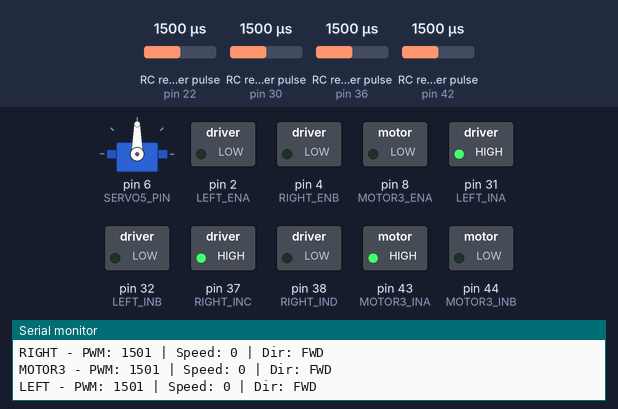
Recording of a sketch running on a simulated Arduino Mega 2560, built with avr-gcc and run on an emulated ATmega2560. On the bench: servo, switched loads named in the sketch (green lamp = pin HIGH), the last lines printed to the serial monitor. Wiring (inferred from the names in the program): 4 × RC receiver channel: data pin 22 / data pin 30 / data pin 36 / data pin 42. The inputs (shaded band) are chosen by the test bench; at power-on: RC receiver pulse (sensors on pin 42, pin 22, pin 30, pin 36) 1500 µs.

Above: at 1.2 s.
1.3 s: RC receiver pulse (sensor on pin 42) set to 1250 µs
At 4.1 s:
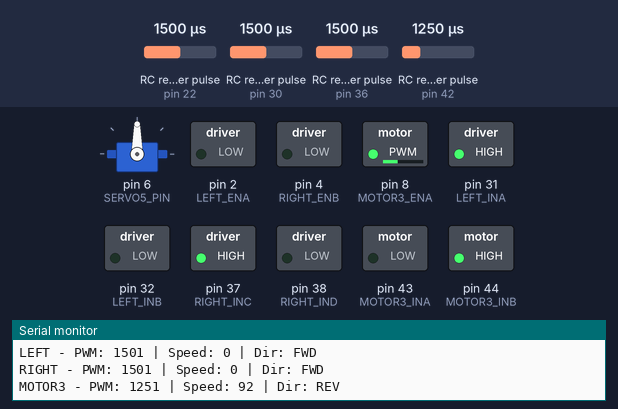
4.3 s: RC receiver pulse (sensor on pin 22) set to 1980 µs
At 5.3 s:
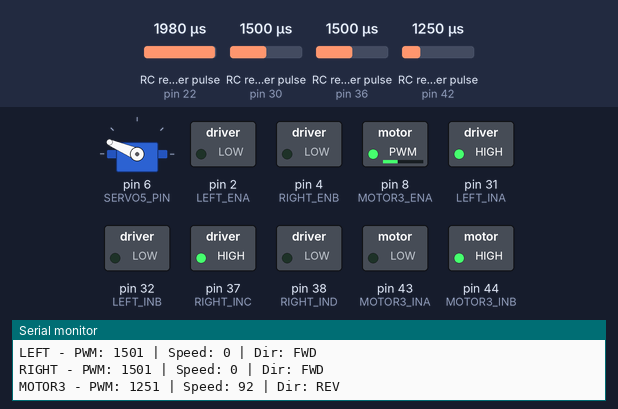
6.0 s: RC receiver pulse (sensor on pin 30) set to 1020 µs
At 6.4 s:
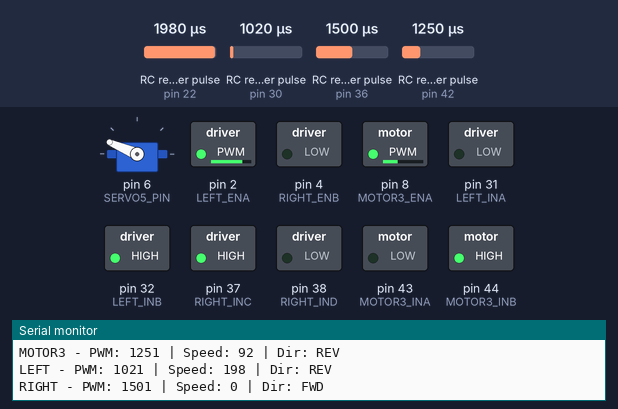
9.0 s: RC receiver pulse (sensor on pin 36) set to 1020 µs
At 10.4 s:
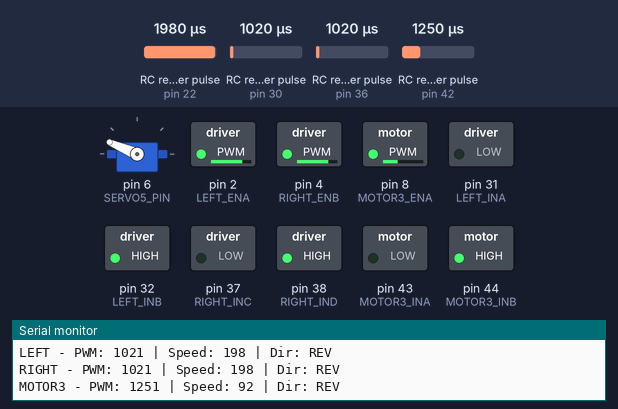
12.0 s: RC receiver pulse (sensor on pin 30) set to 1250 µs
At 12.8 s:
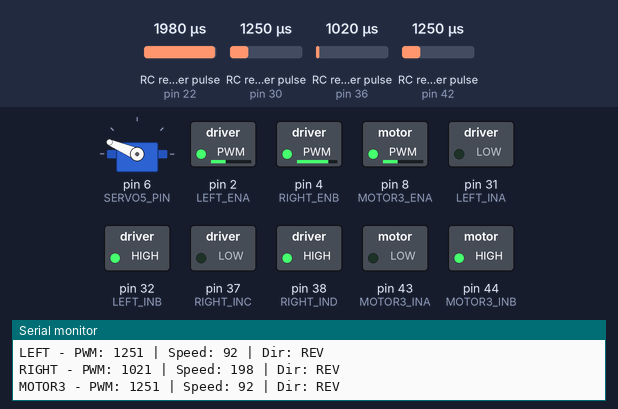
13.6 s: RC receiver pulse (sensor on pin 36) set to 1750 µs
At 14.9 s:
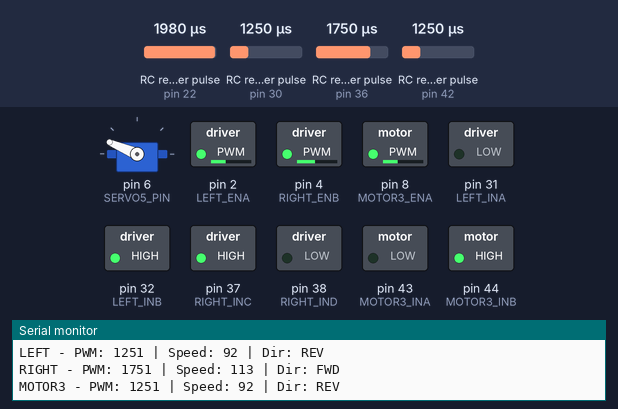
Timing chart, 0 to 17.6 s (numbered marks = the images above; inputs shaded):
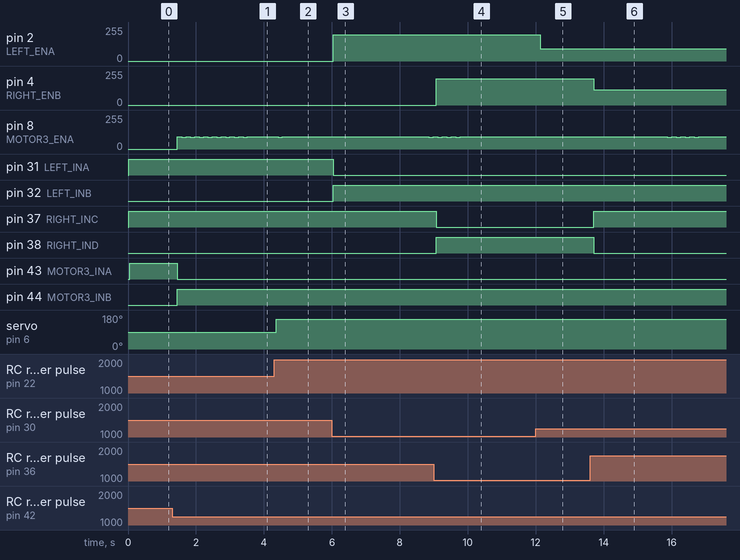

The sketch:

Data_Benders_Chasis_Motor_Control_Arduino_Mega_v4.ino
```cpp
#include <Servo.h>

// Servo on Channel 5
const int CH5_PIN = 22;
Servo servo5;
const int SERVO5_PIN = 6; // Changed from 5

// Third motor - Channel 1
const int CH1_PIN = 42;      // Changed from 40
const int MOTOR3_INA = 43;   // Changed from 41
const int MOTOR3_INB = 44;   // Changed from 42
const int MOTOR3_ENA = 8;    // Stays the same

// Left track - Channel 3 (left joystick up/down)
const int CH3_PIN = 30;
const int LEFT_INA = 31;
const int LEFT_INB = 32;
const int LEFT_ENA = 2;

// Right track - Channel 2 (right joystick up/down)
const int CH2_PIN = 36;   // Changed from 3 (receiver channel 2)
const int RIGHT_INC = 37;  // Changed from 7
const int RIGHT_IND = 38;  // Changed from 8
const int RIGHT_ENB = 4;   // Changed from 11

void setup() {
  Serial.begin(9600);

  // Servo setup
  servo5.attach(SERVO5_PIN);
  pinMode(CH5_PIN, INPUT);

  // Left motor pins
  pinMode(CH3_PIN, INPUT);
  pinMode(LEFT_INA, OUTPUT);
  pinMode(LEFT_INB, OUTPUT);
  pinMode(LEFT_ENA, OUTPUT);

  // // Right motor pins
  pinMode(CH2_PIN, INPUT);
  pinMode(RIGHT_INC, OUTPUT);
  pinMode(RIGHT_IND, OUTPUT);
  pinMode(RIGHT_ENB, OUTPUT);

  // Third motor pins
  pinMode(CH1_PIN, INPUT);
  pinMode(MOTOR3_INA, OUTPUT);
  pinMode(MOTOR3_INB, OUTPUT);
  pinMode(MOTOR3_ENA, OUTPUT);
}

void loop() {

  unsigned long ch5Pulse = pulseIn(CH5_PIN, HIGH, 25000);
  if (ch5Pulse > 0) {
    // Add deadband - only move if signal changes significantly
    static int lastAngle = 90;  // Remember last position
    int servoAngle = map(ch5Pulse, 1000, 2000, 20, 160);
    servoAngle = constrain(servoAngle, 0, 180);

    // Only update if change is > 2 degrees
    if (abs(servoAngle - lastAngle) > 2) {
      servo5.write(servoAngle);
      lastAngle = servoAngle;
    }
  }

  // Read left joystick (Channel 3)
  unsigned long ch3Pulse = pulseIn(CH3_PIN, HIGH, 25000);

  // Read right joystick (Channel 2)
  unsigned long ch2Pulse = pulseIn(CH2_PIN, HIGH, 25000);

  // Read Channel 1 for third motor
  unsigned long ch1Pulse = pulseIn(CH1_PIN, HIGH, 25000);

  // Control left motor
  if (ch3Pulse > 0) {
    controlMotor(ch3Pulse, LEFT_INA, LEFT_INB, LEFT_ENA, "LEFT");
  }

  // Control right motor
  if (ch2Pulse > 0) {
    controlMotor(ch2Pulse, RIGHT_INC, RIGHT_IND, RIGHT_ENB, "RIGHT");
  }

  // Control third motor
  if (ch1Pulse > 0) {
    controlMotor(ch1Pulse, MOTOR3_INA, MOTOR3_INB, MOTOR3_ENA, "MOTOR3");
  }

  delay(20);
}

void controlMotor(unsigned long pulseWidth, int pinA, int pinB, int pinEnable, String motorName) {
  int speed = 0;
  bool forward = true;

  if (pulseWidth > 1550) {  // Stick UP - Forward
    speed = map(pulseWidth, 1550, 2000, 0, 255);
    forward = true;
  } else if (pulseWidth < 1450) {  // Stick DOWN - Reverse
    speed = map(pulseWidth, 1450, 900, 0, 255);
    forward = false;
  } else {  // Deadzone - Stop
    speed = 0;
  }

  // Set direction
  digitalWrite(pinA, forward ? HIGH : LOW);
  digitalWrite(pinB, forward ? LOW : HIGH);

  // Set speed
  analogWrite(pinEnable, speed);

  // Debug output
  Serial.print(motorName);
  Serial.print(" - PWM: ");
  Serial.print(pulseWidth);
  Serial.print(" | Speed: ");
  Serial.print(speed);
  Serial.print(" | Dir: ");
  Serial.println(forward ? "FWD" : "REV");
}
```

Measured:
- after the input at 1.3 s, pin 8 (MOTOR3_ENA): alternates 92/255 for 0.13 s and 90/255 for 0.13 s, 17 changes in all, then stays 92/255, starting after 0.15 s; pin 43 (MOTOR3_INA): HIGH → LOW after 0.15 s; pin 44 (MOTOR3_INB): LOW → HIGH after 0.15 s
- after the input at 4.3 s, pin 8 (MOTOR3_ENA): 92/255 → 90/255 after 0.12 s, → 92/255 0.13 s later; servo on pin 6 (SERVO5_PIN): 90° → 157° after 0.06 s
- after the input at 6.0 s, pin 2 (LEFT_ENA): 0/255 → 198/255 after 0.05 s; pin 8 (MOTOR3_ENA): 92/255 → 90/255 after 2.8 s, → 92/255 0.13 s later; pin 31 (LEFT_INA): HIGH → LOW after 0.05 s; pin 32 (LEFT_INB): LOW → HIGH after 0.05 s
- after the input at 9.0 s, pin 4 (RIGHT_ENB): 0/255 → 198/255 after 0.07 s; pin 8 (MOTOR3_ENA): goes on until 9.8 s, then stays 92/255; pin 37 (RIGHT_INC): HIGH → LOW after 0.07 s; pin 38 (RIGHT_IND): LOW → HIGH after 0.07 s
- after the input at 12.0 s, pin 2 (LEFT_ENA): 198/255 → 92/255 after 0.13 s
- after the input at 13.6 s, pin 4 (RIGHT_ENB): alternates 115/255 for 0.13 s and 113/255 for 0.13 s, 6 changes in all, then stays 113/255, starting after 0.11 s; pin 37 (RIGHT_INC): LOW → HIGH after 0.11 s; pin 38 (RIGHT_IND): HIGH → LOW after 0.11 s
